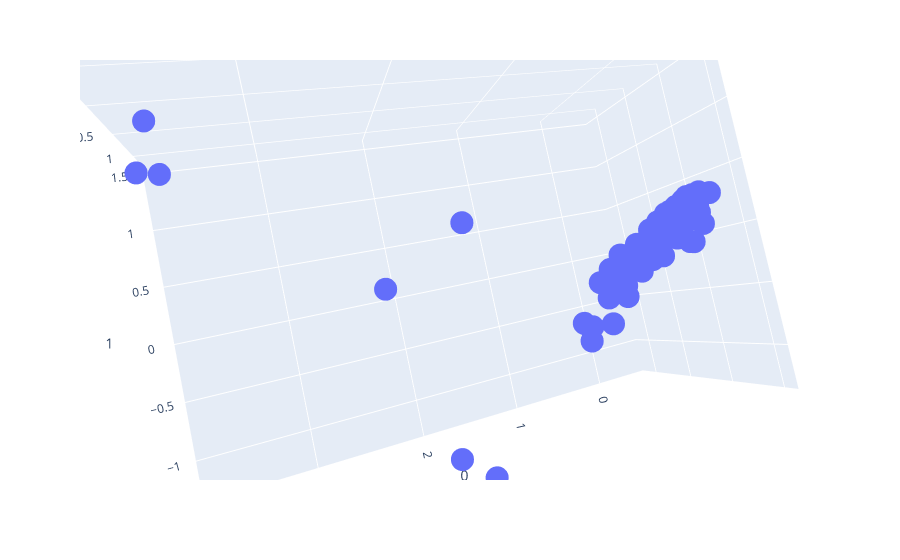

Write notebook code for a chart like this one.
### Code cell
px.scatter_3d(df3d, x=0, y=1, z=2, hover_name='title', height=900)

### Figure 1 — Plotly figure (JSON) as saved in the notebook; plotly's stock layout.template omitted (floating-point values rounded to 4 significant figures; data arrays with more than 128 entries replaced by an {"elided": "..."} marker saying what was removed)
{"data": [{"hovertemplate": "<b>%{hovertext}</b><br><br>0=%{x}<br>1=%{y}<br>2=%{z}<extra></extra>", "hovertext": {"elided": "205 str values"}, "legendgroup": "", "marker": {"color": "#636efa", "symbol": "circle"}, "mode": "markers", "name": "", "scene": "scene", "showlegend": false, "type": "scatter3d", "x": {"elided": "205 float values"}, "y": {"elided": "205 float values"}, "z": {"elided": "205 float values"}}], "layout": {"autosize": true, "legend": {"tracegroupgap": 0}, "margin": {"t": 60}, "scene": {"aspectmode": "auto", "aspectratio": {"x": 1.558, "y": 1.012, "z": 0.6338}, "camera": {"center": {"x": 0, "y": 0, "z": 0}, "eye": {"x": 0.4408, "y": -0.07036, "z": -1.361}, "projection": {"type": "perspective"}, "up": {"x": -0.1845, "y": 0.9766, "z": -0.1102}}, "domain": {"x": [0, 1], "y": [0, 1]}, "xaxis": {"title": {"text": "0"}, "type": "linear"}, "yaxis": {"title": {"text": "1"}, "type": "linear"}, "zaxis": {"title": {"text": "2"}, "type": "linear"}}}}
